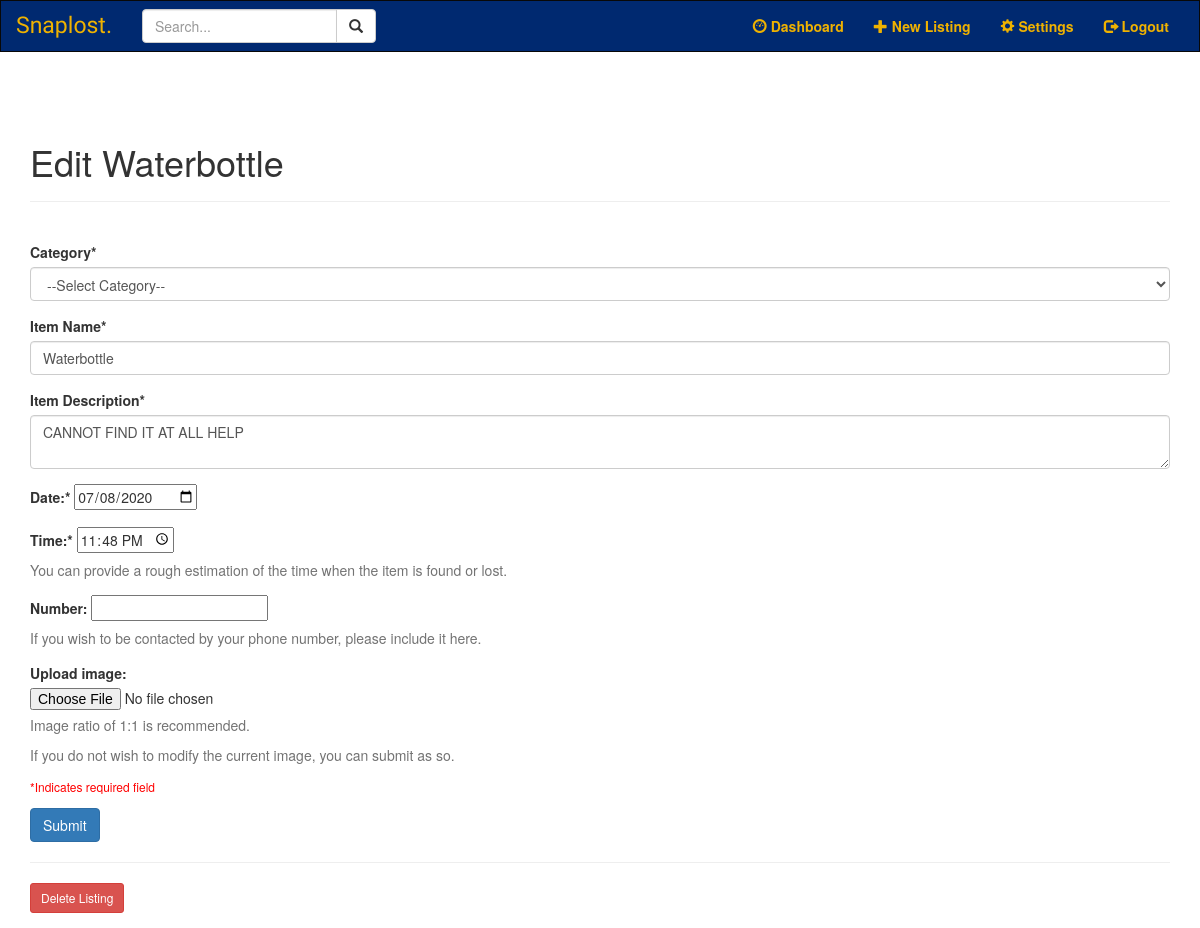
Page /4/edit (signed in) on the committed database.
### models.py (models this page shows, shortened)
class SearchableMixin(object):
	@classmethod
	def reindex(cls):
		for obj in cls.query:
			add_to_index(cls.__tablename__, obj)

class Item(SearchableMixin, db.Model):
	__tablename__ = "item"
	__table_args__ = {'extend_existing': True}
	__searchable__ = ['item', 'description']
	id = db.Column(db.Integer, primary_key=True)
	category = db.Column(db.String(100), nullable=False)
	item = db.Column(db.String(100), nullable=False)
	description = db.Column(db.String(1000), nullable=False)
	occurdate = db.Column(db.Date)
	time = db.Column(db.Time)
	number = db.Column(db.String(100))
	photo = db.Column(db.String(100))
	user_id = db.Column(db.Integer, db.ForeignKey('user.id'))

### item.py (the view)
@item.route('/<int:item_id>/edit', methods=('GET','POST'))
@login_required
def edit(item_id):
    item = Item.query.filter_by(id=item_id).first()
    user = User.query.get(current_user.id)
    if request.method == 'POST':
        category = request.form.get('category')
        name = request.form['item']
        description = request.form['description']
        occurdate = request.form['occurdate']
        takentime = request.form['time']
        number = request.form['number']
        photo = request.files['photo']
        if not category:
            flash('Category of the listing is required!', 'warning')
            return render_template('edit.html', item=item)
        if not name:
            flash('Item name is required!', 'warning')
            return render_template('edit.html', item=item)
        if not description:
            flash('Item description is required!', 'warning')
            return render_template('edit.html', item=item)
        if not occurdate:
            flash('Date is required!', 'warning')
            return render_template('edit.html', item=item)
        if not takentime:
            flash('Time is required!'), 'warning'
            return render_template('edit.html', item=item)
        else:
            conDate = datetime.strptime(occurdate, '%Y-%m-%d')
            conTime = datetime.strptime(takentime, "%H:%M:%S").time()
            filename = secure_filename(photo.filename)
            updated = Item.query.get(item_id)
            if (category != updated.category):
                updated.category = category
            if (name != updated.item):
                updated.item = name
            if (description != updated.description):
                updated.description = description
            if (conDate != updated.occurdate):
                updated.occurdate = conDate
            if (conTime != updated.time):
                updated.time = conTime
            if (number != updated.number):
                updated.number = number
            if (filename != updated.photo):
                if filename:
                    if updated.photo:
                        os.remove(os.path.join(current_app.config['UPLOAD_FOLDER'], updated.photo))
                    photo.save(os.path.join(current_app.config['UPLOAD_FOLDER'],filename))
                    updated.photo = filename
            db.session.commit()
            flash('"{}" is successfully edited!'.format(name), 'info')
            return redirect(url_for('main.home'))
    else:
        return render_template('edit.html', item=item)

### forms.py
class SearchForm(FlaskForm):
    q = StringField('Search...', validators=[DataRequired()])
    def __init__(self, *args, **kwargs):
        if 'formdata' not in kwargs:
            kwargs['formdata'] = request.args
        if 'csrf_enabled' not in kwargs:
            kwargs['csrf_enabled'] = False
        super(SearchForm, self).__init__(*args, **kwargs)

### __init__.py (called while the page is built)
def create_app():
    app = Flask(__name__)
    app.config.from_object(Config)
    mail = Mail(app)
    db.init_app(app)
    migrate = Migrate(app, db, render_as_batch=True)
    app.elasticsearch = Elasticsearch("http://localhost:9200")
    login_manager = LoginManager()
    login_manager.login_view = 'auth.login'
    login_manager.login_message_category = 'danger'
    login_manager.init_app(app)
    from .models import User, Item
    @login_manager.user_loader # A user loader tells Flask-Login how to find a specifc user from the ID
    def load_user(user_id):
        return User.query.get(int(user_id))
    from .auth import auth as auth_blueprint
    app.register_blueprint(auth_blueprint)
    from .main import main as main_blueprint
    app.register_blueprint(main_blueprint)
    from .item import item as item_blueprint
    app.register_blueprint(item_blueprint)
    return app

### main.py (called while the page is built)
@main.before_app_request
def before_request():
	g.search_form = SearchForm()
	Item.reindex()

### search.py (called while the page is built)
def add_to_index(index, model):
	if not current_app.elasticsearch:
		return
	payload = {}
	for field in model.__searchable__:
		payload[field] = getattr(model, field) #equivalent to model.field
	current_app.elasticsearch.index(index=index, id=model.id, body=payload)

### templates/edit.html (shortened to what this page needs)
{% extends 'base.html' %}
{% block content %}
<div class='page-header'>
<h1> {% block title %} Edit {{ item['item'] }} {% endblock %} </h1>
</div>
<br>
<form method='post' enctype="multipart/form-data">
    <div class="form-group">
        <label for="category"> Category* </label>
        <select class="form-control" id="category" name="category">
            <option value="" selected disabled hidden>--Select Category--</option>
        </select>
    </div>
    <div class="form-group">
        <label for="item"> Item Name* </label>
        <input type="text" name="item"
               placeholder="Name the item" class="form-control"
               value="{{ request.form['item'] or item['item'] }}"> </input>
    </div>
    <div class="form-group">
        <div class="form-group">
            <label for="description">Item Description*</label>
            <textarea name="description" placeholder="Description"
                                     class="form-control">{{ request.form['content'] or item['description'] }}</textarea>
    </div>
    <div class="form-group">
        <label for="occurdate"> Date:* </label>
        <input type="date" id ="occurdate" name="occurdate" value="{{ request.form['occurdate'] or item['occurdate'] }}">
    </div>
    <div class="form-group">
        <label for="time"> Time:* </label>
        <input type="time" id="time" name="time" value="{{ request.form['time'] or item['time'] }}">
        <span class="help-block">You can provide a rough estimation of the time when the item is found or lost.</span>
    </div>
    <div class="form-group">
        <label for="number"> Number: </label>
        <input type="text" id ="number" name="number" value="{{ request.form['number'] or item['number'] }}">
        <span class="help-block">If you wish to be contacted by your phone number, please include it here.</span>
    </div>
    <div class="form-group">
        <label for="photo">Upload image: </label>
        <input type="file" id="photo" name="photo" accept="image/*" value="{{ request.files['photo'] or item['photo'] }}">
        <span class="help-block">Image ratio of 1:1 is recommended. </span>
        <span class="help-block">If you do not wish to modify the current image, you can submit as so. </span>
    </div>
    <div class="form-group">
        <h6 style="color:red"> *Indicates required field </h6>
    </div>
    <div class="form-group">
        <button type="submit" class="btn btn-primary">Submit</button>
    </div>
</form>
<hr>
<form action="{{ url_for('item.delete', item_id=item['id']) }}" method="POST">
    <input type="submit" value="Delete Listing"
                         class="btn btn-danger btn-sm"
                         onclick="return confirm('Are you sure you want to delete this post?')">
</form>
{% endblock %}

### rows in the picture
Item: item "Waterbottle", description "CANNOT FIND IT AT ALL HELP", occurdate "07/08/2020", time "23:48:00"
